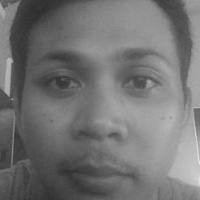
#> input picture data/known_faces_opencv/Iwan Cilibur/Iwan Cilibur_1.jpg, 200 x 200 px, given in place of the camera
$ python add_face_opencv.py
#> lines starting #> are read from the running program, lines starting #| are printed output that depends on the picture
#> the answer given: data/known_faces_opencv/Iwan Cilibur/Iwan Cilibur_1.jpg
import cv2
import os
import time

DATA_DIR = "data/known_faces_opencv"

def capture_faces(name, num_samples=20, delay=0.7):
#> called with num_samples = 20, delay = 0.7
    save_dir = os.path.join(DATA_DIR, name)
    os.makedirs(save_dir, exist_ok=True)

    cap = cv2.VideoCapture(0)
    face_cascade = cv2.CascadeClassifier(cv2.data.haarcascades + "haarcascade_frontalface_default.xml")
    count = 0

    print(f"Arahkan wajah ke kamera. Tekan 'q' untuk keluar lebih awal.")
    while count < num_samples:
        ret, frame = cap.read()
#> frame is the input picture: shape (200, 200, 3); min 46, max 241, mean 115.1
        if not ret:
            break
        gray = cv2.cvtColor(frame, cv2.COLOR_BGR2GRAY)
        faces = face_cascade.detectMultiScale(gray, scaleFactor=1.1, minNeighbors=5)
#> faces = [[17, 14, 169, 169]]
        for (x, y, w, h) in faces:
            face_img = gray[y:y+h, x:x+w]
            face_img = cv2.resize(face_img, (200, 200))
            img_path = os.path.join(save_dir, f"{name}_{count+1}.jpg")
            cv2.imwrite(img_path, face_img)
            count += 1
            cv2.rectangle(frame, (x, y), (x+w, y+h), (0, 255, 0), 2)
            cv2.putText(frame, f"Sample {count}/{num_samples}", (x, y-10), cv2.FONT_HERSHEY_SIMPLEX, 0.7, (0,255,0), 2)
            cv2.imshow("Capture Face", frame)
            cv2.waitKey(1)
            time.sleep(delay)  # Tambahkan delay agar user bisa berpindah posisi
            if count >= num_samples:
                break
        else:
            cv2.imshow("Capture Face", frame)
#> this loop made 1 pass
#> pass 1, in capture_faces, `face_img = gray[y:y+h, x:x+w]`:
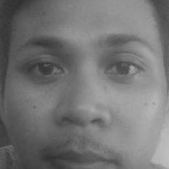
#> face_img: shape (169, 169); min 47, max 191, mean 116.4
#> pass 1, in capture_faces, `cv2.imshow("Capture Face", frame)`:
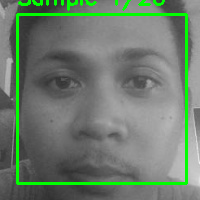
#> window 'Capture Face': shape (200, 200, 3); mean B, G, R 109, 124.4, 109
#> after the loop, count = 1
        if cv2.waitKey(1) & 0xFF == ord('q'):
#> (key q is pressed here)
            break
    cap.release()
    cv2.destroyAllWindows()
    print(f"Pengambilan data selesai. {count} gambar disimpan di {save_dir}")
#| Pengambilan data selesai. 1 gambar disimpan di data/known_faces_opencv/data/known_faces_opencv/Iwan Cilibur/Iwan Cilibur_1.jpg

if __name__ == "__main__":
    name = input("Masukkan nama orang yang ingin didaftarkan: ").strip()
    if name:
        capture_faces(name)
    else:
        print("Nama tidak boleh kosong.")

$ run again, on data/known_faces_opencv/Iwan Cilibur/Iwan Cilibur_10.jpg
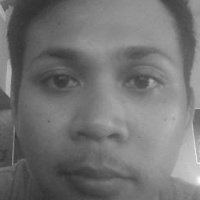
#> input picture data/known_faces_opencv/Iwan Cilibur/Iwan Cilibur_10.jpg, 200 x 200 px, given in place of the camera
#> in capture_faces, frame is the input picture: shape (200, 200, 3); min 47, max 252, mean 115.3
#> faces = [[13, 11, 175, 175]]
#> the loop in capture_faces, `for (x, y, w, h) in faces:` made 1 pass
#> (x, y, w, h, count) on pass 1: (13, 11, 175, 175, 1)
#> pass 1, in capture_faces, `face_img = gray[y:y+h, x:x+w]`:
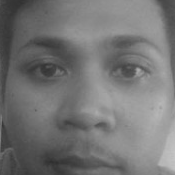
#> face_img: shape (175, 175); min 47, max 196, mean 116.3
#> pass 1, in capture_faces, `cv2.imshow("Capture Face", frame)`:
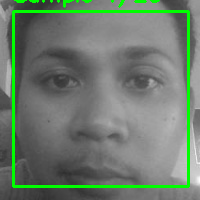
#> window 'Capture Face': shape (200, 200, 3); mean B, G, R 109.2, 124, 109.2
#> after the loop in capture_faces, `for (x, y, w, h) in faces:`: count = 1
#| Pengambilan data selesai. 1 gambar disimpan di data/known_faces_opencv/data/known_faces_opencv/Iwan Cilibur/Iwan Cilibur_10.jpg
